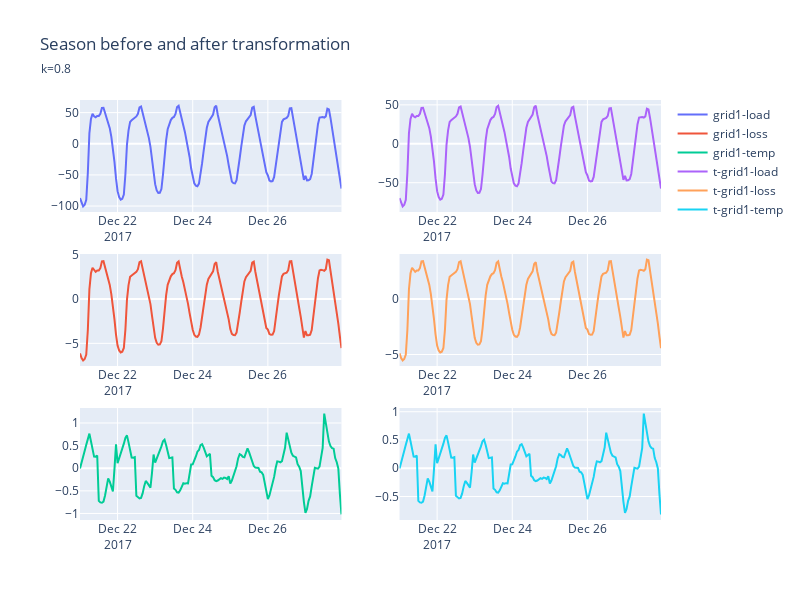

Notebook code cell kept with this figure:
### Code cell
fig = make_subplots(rows=3, cols=2)
fig.add_trace(go.Line(x=decomps[i][0].seasonal.index, y=decomps[i][0].seasonal, name="grid1-load"), row=1, col=1)
fig.add_trace(go.Line(x=decomps[i][1].seasonal.index, y=decomps[i][1].seasonal, name="grid1-loss"), row=2, col=1)
fig.add_trace(go.Line(x=decomps[i][2].seasonal.index, y=decomps[i][2].seasonal, name="grid1-temp"), row=3, col=1)
fig.add_trace(go.Line(x=new_seasonals[i][0].index, y=new_seasonals[i][0], name="t-grid1-load"), row=1, col=2)
fig.add_trace(go.Line(x=new_seasonals[i][1].index, y=new_seasonals[i][1], name="t-grid1-loss"), row=2, col=2)
fig.add_trace(go.Line(x=new_seasonals[i][2].index, y=new_seasonals[i][2], name="t-grid1-temp"), row=3, col=2)
fig.update_layout(height=600, width=800, title_text="Season before and after transformation")
fig.add_annotation(text=f"{k=}", xref="paper", yref="paper", x=-0.07, y=1.1, showarrow=False)
fig.show()

### Figure 1 — Plotly figure (JSON) as saved in the notebook; plotly's stock layout.template omitted (floating-point values rounded to 4 significant figures; data arrays with more than 128 entries replaced by an {"elided": "..."} marker saying what was removed)
{"data": [{"name": "grid1-load", "type": "scatter", "x": {"elided": "168 str values"}, "xaxis": "x", "y": {"elided": "168 float values"}, "yaxis": "y"}, {"name": "grid1-loss", "type": "scatter", "x": {"elided": "168 str values"}, "xaxis": "x3", "y": {"elided": "168 float values"}, "yaxis": "y3"}, {"name": "grid1-temp", "type": "scatter", "x": {"elided": "168 str values"}, "xaxis": "x5", "y": {"elided": "168 float values"}, "yaxis": "y5"}, {"name": "t-grid1-load", "type": "scatter", "x": {"elided": "168 str values"}, "xaxis": "x2", "y": {"elided": "168 float values"}, "yaxis": "y2"}, {"name": "t-grid1-loss", "type": "scatter", "x": {"elided": "168 str values"}, "xaxis": "x4", "y": {"elided": "168 float values"}, "yaxis": "y4"}, {"name": "t-grid1-temp", "type": "scatter", "x": {"elided": "168 str values"}, "xaxis": "x6", "y": {"elided": "168 float values"}, "yaxis": "y6"}], "layout": {"annotations": [{"showarrow": false, "text": "k=0.8", "x": -0.07, "xref": "paper", "y": 1.1, "yref": "paper"}], "height": 600, "title": {"text": "Season before and after transformation"}, "width": 800, "xaxis": {"anchor": "y", "domain": [0, 0.45]}, "xaxis2": {"anchor": "y2", "domain": [0.55, 1]}, "xaxis3": {"anchor": "y3", "domain": [0, 0.45]}, "xaxis4": {"anchor": "y4", "domain": [0.55, 1]}, "xaxis5": {"anchor": "y5", "domain": [0, 0.45]}, "xaxis6": {"anchor": "y6", "domain": [0.55, 1]}, "yaxis": {"anchor": "x", "domain": [0.7333, 1]}, "yaxis2": {"anchor": "x2", "domain": [0.7333, 1]}, "yaxis3": {"anchor": "x3", "domain": [0.3667, 0.6333]}, "yaxis4": {"anchor": "x4", "domain": [0.3667, 0.6333]}, "yaxis5": {"anchor": "x5", "domain": [0, 0.2667]}, "yaxis6": {"anchor": "x6", "domain": [0, 0.2667]}}}
